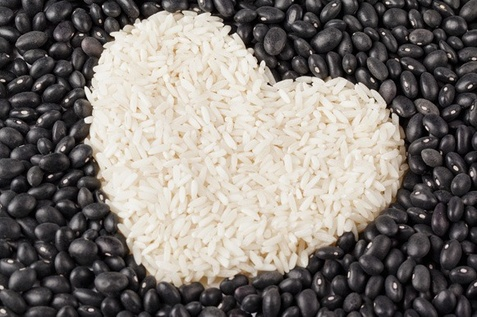
#> input picture arroz_feijao.jpg, 477 x 317 px, shrunk from 581 x 386 before the run, given in place of stars.jpg, which was not available
$ python aula09.py
#> lines starting #> are read from the running program, lines starting #| are printed output that depends on the picture; after the words box and inside, x2 and y2 are one past the last pixel; in counts of white or black regions, pixels touching at a corner belong together
#> in main, image is the input picture: shape (317, 477, 3); mean B, G, R 114.7, 119.7, 125.6
### aula01/aula01.py
from enum import Enum

import cv2
import matplotlib

matplotlib.use("TkAgg")  # No Linux
import matplotlib.pyplot as plt
import numpy as np


# [25 lines left out: function splitBGRChannels, not called in this run]


def greyImage(image):
    grey_image = np.zeros((image.shape[0], image.shape[1]), dtype=np.uint8)
    for i in range(image.shape[0]):
        for j in range(image.shape[1]):
            grey_image[i, j] = np.mean(image[i, j])
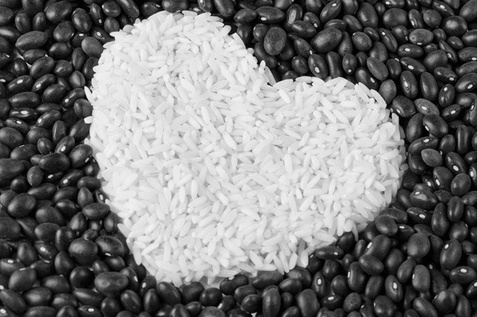
#> grey_image: shape (317, 477); min 0, max 253, mean 119.6
    return grey_image


def showImage(image, title="Image"):
    cv2.imshow(title, image)
    #cv2.waitKey(0)
    #cv2.destroyAllWindows()


# [106 lines left out: functions showBGRChannels, histogram, histogram_graph, main, not called in this run]


# [2 lines that do not run on import are left out]

### aula04/aula04.py
import os
import sys

sys.path.append(os.path.dirname(os.path.dirname(os.path.abspath(__file__))))

import cv2
import matplotlib

matplotlib.use("TkAgg")  # No Linux
import matplotlib.pyplot as plt
import numpy as np

from aula01.aula01 import greyImage, histogram, histogram_graph, showImage


def enhance_image(image, r1: int = 160, r2: int = 240):
    # histogram_graph(image, "GREY", "Fig 1")  # use para descobrir r1 e r2
    enhanced_image = greyImage(image)

    for i in range(enhanced_image.shape[0]):
        for j in range(enhanced_image.shape[1]):
            old_pixel = enhanced_image[i, j]

            if old_pixel <= r1:
                new_pixel = 0
            elif old_pixel >= r2:
                new_pixel = 255
            else:
                new_pixel = 255 * ((old_pixel - r1) / (r2 - r1))

            enhanced_image[i, j] = int(round(new_pixel))
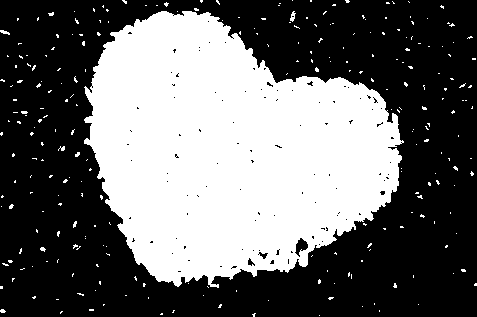
#> enhanced_image: shape (317, 477); 41% white; 262 white regions (258 under 20 px), largest, box (x1, y1, x2, y2) and area: (84, 11, 404, 288) 60355, (290, 11, 296, 22) 36, (0, 30, 10, 35) 28, (58, 146, 65, 151) 21

    # showImage(title="Enhanced Image", image=enhanced_image)

    # histogram_graph(enhanced_image, "GREY", "Fig 2")  # use para mostrar a diferenca
    return enhanced_image


# [104 lines left out: functions normalized_histogram, equalizate_image, main, not called in this run]


# [2 lines that do not run on import are left out]

### aula06/aula06.py
import os
import sys

sys.path.append(os.path.dirname(os.path.dirname(os.path.abspath(__file__))))

import cv2
import matplotlib

matplotlib.use("TkAgg")  # No Linux
from typing import Callable

import matplotlib.pyplot as plt

from aula01.aula01 import greyImage
from aula04.aula04 import enhance_image


def convolute_image(
    image, mask: list[list[int]], operation: Callable, black_white: bool = True
):
#> called with black_white = True
    if black_white:
        black_white_image = enhance_image(image, r1=154, r2=155)
    else:
        black_white_image = greyImage(image)

    mask_h = len(mask)  # linhas
    mask_w = len(mask[0])  # colunas
    img_h = black_white_image.shape[0]
#> img_h = 317
    img_w = black_white_image.shape[1]
#> img_w = 477

    # copia (nao e so outra referencia) e zera: o resultado comeca todo branco
    result = black_white_image.copy()
    for i in range(img_h):
        for j in range(img_w):
            result[i, j] = 255
#> result: shape (317, 477); every value is 255

    center_y = mask_h // 2
    center_x = mask_w // 2

    for i in range(img_h - mask_h + 1):
        for j in range(img_w - mask_w + 1):
            # o patch vem da imagem original, nunca do resultado
            image_patch = black_white_image[i : i + mask_h, j : j + mask_w]

            operation_result = operation(mask, image_patch)

            if operation_result and isinstance(operation_result, bool):
                result[i + center_y, j + center_x] = 0  # Pintar de preto

            if isinstance(operation_result, int) and not isinstance(
                operation_result, bool
            ):
                result[i, j] = operation_result
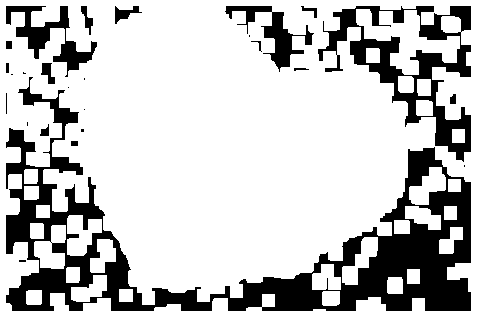
#> result: shape (317, 477); 77% white; 26 black regions (10 under 20 px), largest, box (x1, y1, x2, y2) and area: (6, 77, 471, 311) 23891, (318, 6, 471, 162) 6501, (6, 6, 97, 77) 1940

    return result


# [22 lines left out: functions main, edge_detection, not called in this run]


# [2 lines that do not run on import are left out]

### aula07/aula07.py
import os
import sys

sys.path.append(os.path.dirname(os.path.dirname(os.path.abspath(__file__))))

import cv2
import matplotlib

matplotlib.use("TkAgg")  # No Linux
import matplotlib.pyplot as plt

from aula01.aula01 import showImage
from aula06.aula06 import convolute_image


def erode_image(image, mask: list[list[int]]):
    convoluted_image = convolute_image(image, mask, erosion)
    # showImage(convoluted_image, title="Eroded Image")
    return convoluted_image


def erosion(mask: list[list[int]], image_patch) -> bool:
    mask_h = len(mask)
    mask_w = len(mask[0])

    for y in range(mask_h):
        for x in range(mask_w):
            # onde a mascara e 1, o pixel do patch precisa ser preto (objeto)
            if mask[y][x] == 1 and image_patch[y][x] != 0:
                return False
    return True


# [7 lines left out: function main, not called in this run]


# [2 lines that do not run on import are left out]

### aula09/aula09.py
import os
import sys

sys.path.append(os.path.dirname(os.path.dirname(os.path.abspath(__file__))))

import cv2
import matplotlib

matplotlib.use("TkAgg")  # No Linux
import matplotlib.pyplot as plt
import numpy as np

from aula01.aula01 import showImage
from aula04.aula04 import enhance_image
from aula07.aula07 import erode_image
from aula08.aula08 import dilate_image


def closure(image, erosion_mask: list[list[int]], dilation_mask: list[list[int]]):
    black_white_image = enhance_image(image, r1=154, r2=155)
    showImage(black_white_image, title="Black n White")
    dilated_image = dilate_image(image, dilation_mask)
    showImage(dilated_image, title="Dilated Image")
    eroded_image = erode_image(dilated_image, erosion_mask)
    showImage(eroded_image, title="Eroded Image")
    return eroded_image


def pattern_finder(image, erosion_mask: list[list[int]]):
    # Primeiro passo: Fazer erosão da imagem preto e branca
    ## Imagem original
    black_white_image = enhance_image(image, r1=154, r2=155)
    showImage(black_white_image, title="Imagem Preto e Branco")

    eroded_image_normal = erode_image(black_white_image, erosion_mask)
    showImage(eroded_image_normal, title="Primeira Erosao")

    # Segundo Passo: Fazer erosão do complemento
    inverted_black_white_image = 255 - black_white_image
    showImage(inverted_black_white_image, title="Complemento da Imagem Preto e Branco")

    ## Inverso da mascara de erosão
    inverted = [[1 - val for val in row] for row in erosion_mask]
    num_cols = len(inverted[0])
    inverted_erosion_mask = []
    inverted_erosion_mask.append([1] * (num_cols + 2))
    for row in inverted:
        new_line = [1] + row + [1]
        inverted_erosion_mask.append(new_line)
    inverted_erosion_mask.append([1] * (num_cols + 2))

    ## Erosão com o inverso
    eroded_image_inverted = erode_image(
        inverted_black_white_image, inverted_erosion_mask
    )
#> call 2 of convolute_image, with black_white = True
#> after the loop in convolute_image (call 2), `for i in range(img_h - mask_h + 1):`:
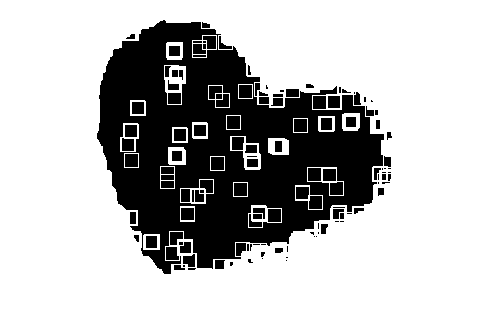
#> result: shape (317, 477); 71.1% white; 129 black regions (44 under 20 px), largest, box (x1, y1, x2, y2) and area: (97, 20, 384, 274) 35530, (239, 85, 252, 98) 169, (313, 96, 326, 109) 169
    showImage(eroded_image_inverted, title="Segunda Erosao")

    # TERCEIRO PASSO: Encontrar a intersecção dos pixels pretos
    ## Intersecção
    bool_normal = eroded_image_normal == 0
    bool_inverted = eroded_image_inverted == 255
    intersection_bool = np.logical_and(bool_normal, bool_inverted)

    ## Cria a imagem final começando toda branca (255) e pinta a intersecção de preto (0)
    intersection_image = np.full(black_white_image.shape, 255, dtype=np.uint8)
    intersection_image[intersection_bool] = 0

    # Exibe o resultado final da intersecção
    showImage(intersection_image, title="Terceiro Passo - Interseccao das Erosoes")


def main():
    image = cv2.imread("stars.jpg")
    # dilate_image(image, [[1, 1, 1], [1, 1, 1], [1, 1, 1]])

    # Máscara de erosão 13x13 em formato de estrela/diamante
    # erosion_mask_13x13 = [
    #    [0, 0, 0, 0, 0, 0, 1, 0, 0, 0, 0, 0, 0],
    #    [0, 0, 0, 0, 0, 1, 1, 1, 0, 0, 0, 0, 0],
    #    [0, 0, 0, 0, 1, 1, 1, 1, 1, 0, 0, 0, 0],
    #    [0, 0, 0, 1, 1, 1, 1, 1, 1, 1, 0, 0, 0],
    #    [0, 0, 1, 1, 1, 1, 1, 1, 1, 1, 1, 0, 0],
    #    [0, 1, 1, 1, 1, 1, 1, 1, 1, 1, 1, 1, 0],
    #    [1, 1, 1, 1, 1, 1, 1, 1, 1, 1, 1, 1, 1],
    #    [0, 1, 1, 1, 1, 1, 1, 1, 1, 1, 1, 1, 0],
    #    [0, 0, 1, 1, 1, 1, 1, 1, 1, 1, 1, 0, 0],
    #    [0, 0, 0, 1, 1, 1, 1, 1, 1, 1, 0, 0, 0],
    #    [0, 0, 0, 0, 1, 1, 1, 1, 1, 0, 0, 0, 0],
    #    [0, 0, 0, 0, 0, 1, 1, 1, 0, 0, 0, 0, 0],
    #    [0, 0, 0, 0, 0, 0, 1, 0, 0, 0, 0, 0, 0]
    # ]

    # Máscara de dilatação 13x13 full (preenchida com 1s)
    dilation_mask_13x13 = [[1 for _ in range(13)] for _ in range(13)]

    # closure(image, erosion_mask_13x13, dilation_mask_13x13)

    erosion_mask_12x11 = [
        [1, 1, 1, 1, 1, 1, 1, 1, 1, 1, 1, 1],
        [1, 1, 1, 1, 1, 1, 1, 1, 1, 1, 1, 1],
        [1, 1, 1, 1, 1, 1, 1, 1, 1, 1, 1, 1],
        [1, 1, 1, 1, 1, 1, 1, 1, 1, 1, 1, 1],
        [1, 1, 1, 1, 1, 1, 1, 1, 1, 1, 1, 1],
        [1, 1, 1, 1, 1, 1, 1, 1, 1, 1, 1, 1],
        [1, 1, 1, 1, 1, 1, 1, 1, 1, 1, 1, 1],
        [1, 1, 1, 1, 1, 1, 1, 1, 1, 1, 1, 1],
        [1, 1, 1, 1, 1, 1, 1, 1, 1, 1, 1, 1],
        [1, 1, 1, 1, 1, 1, 1, 1, 1, 1, 1, 1],
        [1, 1, 1, 1, 1, 1, 1, 1, 1, 1, 1, 1],
    ]

    erosion_mask_13x13 = [
        [1, 1, 1, 1, 1, 1, 1, 1, 1, 1, 1, 1, 1],
        [1, 1, 1, 1, 1, 1, 1, 1, 1, 1, 1, 1, 1],
        [1, 1, 1, 1, 1, 1, 1, 1, 1, 1, 1, 1, 1],
        [1, 1, 1, 1, 1, 1, 1, 1, 1, 1, 1, 1, 1],
        [1, 1, 1, 1, 1, 1, 1, 1, 1, 1, 1, 1, 1],
        [1, 1, 1, 1, 1, 1, 1, 1, 1, 1, 1, 1, 1],
        [1, 1, 1, 1, 1, 1, 1, 1, 1, 1, 1, 1, 1],
        [1, 1, 1, 1, 1, 1, 1, 1, 1, 1, 1, 1, 1],
        [1, 1, 1, 1, 1, 1, 1, 1, 1, 1, 1, 1, 1],
        [1, 1, 1, 1, 1, 1, 1, 1, 1, 1, 1, 1, 1],
        [1, 1, 1, 1, 1, 1, 1, 1, 1, 1, 1, 1, 1],
        [1, 1, 1, 1, 1, 1, 1, 1, 1, 1, 1, 1, 1],
        [1, 1, 1, 1, 1, 1, 1, 1, 1, 1, 1, 1, 1],
    ]

    # Achar tamanho exato do quadrado da imagem stars para ser o elemento estruturante

    pattern_finder(image, erosion_mask_13x13)

    plt.show()
    cv2.waitKey(0)
    cv2.destroyAllWindows()


if __name__ == "__main__":
    main()
